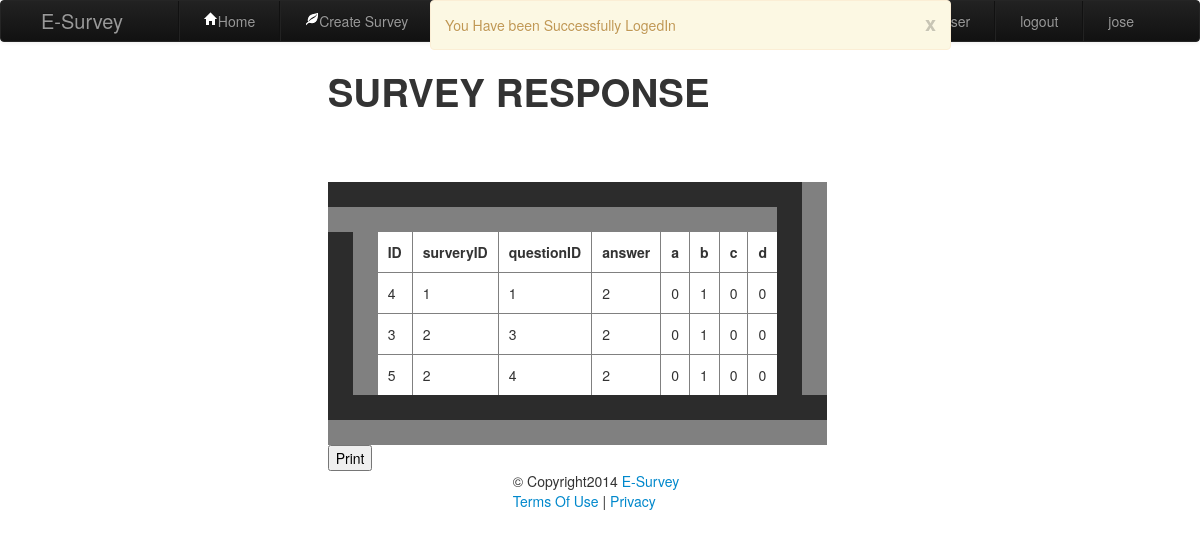
Screenshot of /surveyresponses.php (signed in) with the database file from the repository.
### tables this page shows
CREATE TABLE IF NOT EXISTS `userresponses` (
  `ID` int(11) NOT NULL AUTO_INCREMENT,
  `surveryID` int(11) NOT NULL,
  `questionID` int(11) NOT NULL,
  `answer` varchar(200) NOT NULL,
  PRIMARY KEY (`ID`)
);

### surveyresponses.php (the view, shortened to what this page needs)
<?php
  $dsn= 'mysql:host=localhost;dbname=dbsurvey';
$username = 'root';
$password= '';
try{
$db= new PDO($dsn, $username, $password);
}
catch(PDOException $exception){
	echo "failed to connect";
}
?>
<!DOCTYPE html>
<html lang="en">
    <head>
        <link href="include/bootstrap/css/bootstrap.min.css" rel="stylesheet">
        <link href="include/bootstrap/css/bootstrap-responsive.min.css" rel="stylesheet">
        <link href="include/bootstrap/css/bootstrap-responsive.css" rel="stylesheet">
    </head>
    <body>
               <?php include 'header/header.php'; ?>
               <div class="row-fluid">
               <div class="span3"></div>
                   <div class="span6">
        <div class="container-fluid ">
              <?php
$query = "
SELECT ID,surveryID,questionID,answer,COUNT(CASE WHEN answer = 1 then 1 ELSE NULL END) as 'a',
COUNT(CASE WHEN `answer` = 2 then 1 ELSE NULL END) as 'b',COUNT(CASE WHEN `answer` = 3 then 1 ELSE NULL END) as 'c',
COUNT(CASE WHEN `answer` = 4 then 1 ELSE NULL END) as 'd' FROM userresponses GROUP BY questionID";
?>
	  <h1> SURVEY RESPONSE </h1>
    <?php    $result=$db->query($query); ?>
		<table border="50" cellpadding="10" cellspacing="10" id="tblResults">
	  <?php  echo "<td>" . "<b> ID <b>". "</td>"   ?>
	    <?php	echo "<td>" ."<b> surveryID </b>". "</td>"  ?>
	 <?php	echo "<td>" ."<b> questionID <b>". "</td>"  ?>
	 <?php	echo "<td>" ."<b> answer <b>". "</td>" ?>
		<?php echo "<td>" ."<b> a <b>". "</td>" ?>
		<?php echo "<td>" ."<b> b <b>". "</td>"  ?>
		<?php echo "<td>" ."<b>    c <b>". "</td>"  ?>
		<?php echo "<td>" ."<b>   d <b>". "</td>" ?>
 <?php		echo("\n<br/>");
		while($row = $result->fetch()){
        echo "<tr>";
	 	echo "<td>" . $row["ID"]. "</td>" ?>  &nbsp
	<?php 	echo "<td>" .$row["surveryID"]. "</td>" ?> &nbsp &nbsp &nbsp &nbsp &nbsp &nbsp &nbsp &nbsp
	<?php	echo  "<td>" .$row["questionID"]. "</td>" ?> &nbsp &nbsp &nbsp &nbsp &nbsp &nbsp &nbsp &nbsp &nbsp &nbsp
<?php		echo  "<td>" .$row["answer"]. "</td>"  ?> &nbsp &nbsp &nbsp &nbsp &nbsp
	<?php	echo  "<td>" .$row["a"]. "</td>" ?> &nbsp
	<?php	echo  "<td>" .$row["b"]. "</td>"  ?> &nbsp
	<?php	echo  "<td>" .$row["c"]. "</td>" ?> &nbsp
	<?php	echo  "<td>" .$row["d"]. "</td>" ?>
	<?php
		}
?>
    </table>
  <input type="button" onclick="window.print()" value="Print"/>
            </div>
        </div>
</div>
    <?php include 'include/footer.php'; ?>
   <?php if (isset($_SESSION['status'])) { ?>
        <div class="alert alert-block fade in navbar-fixed-top span5 offset4 pull-right">
            <button type="button" class="close" data-dismiss="alert">x</button>
            <p> <?php
    echo $_SESSION['status'];
        ?></p>
        </div>
    <?php } ?>
</body>
</html>

### rows the page displays
userresponses: ID "4", surveryID "1", questionID "1", answer "2", a "0", b "1", c "0", d "0"
userresponses: ID "3", surveryID "2", questionID "3", answer "2", a "0", b "1", c "0", d "0"
userresponses: ID "5", surveryID "2", questionID "4", answer "2", a "0", b "1", c "0", d "0"

### other values shown
$_SESSION['name'] "jose"
$_SESSION['status'] "You Have been Successfully LogedIn"
